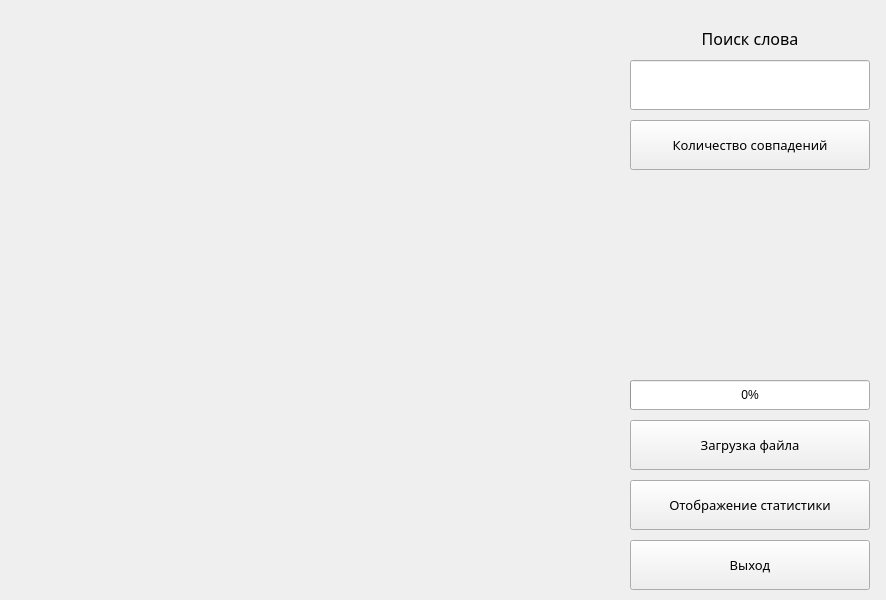
<?xml version="1.0" encoding="UTF-8"?>
<ui version="4.0">
 <class>MainWindow</class>
 <widget class="QMainWindow" name="MainWindow">
  <property name="geometry">
   <rect>
    <x>0</x>
    <y>0</y>
    <width>886</width>
    <height>600</height>
   </rect>
  </property>
  <property name="windowTitle">
   <string>MainWindow</string>
  </property>
  <widget class="QWidget" name="centralwidget">
   <widget class="QLabel" name="labelStatistic">
    <property name="geometry">
     <rect>
      <x>20</x>
      <y>9</y>
      <width>600</width>
      <height>570</height>
     </rect>
    </property>
    <property name="text">
     <string/>
    </property>
   </widget>
   <widget class="QPushButton" name="loadFileButton">
    <property name="geometry">
     <rect>
      <x>630</x>
      <y>420</y>
      <width>240</width>
      <height>50</height>
     </rect>
    </property>
    <property name="font">
     <font>
      <family>Microsoft YaHei</family>
      <pointsize>10</pointsize>
     </font>
    </property>
    <property name="text">
     <string>Загрузка файла</string>
    </property>
   </widget>
   <widget class="QPushButton" name="showStatisticButton">
    <property name="geometry">
     <rect>
      <x>630</x>
      <y>480</y>
      <width>240</width>
      <height>50</height>
     </rect>
    </property>
    <property name="font">
     <font>
      <family>Microsoft YaHei</family>
      <pointsize>10</pointsize>
     </font>
    </property>
    <property name="text">
     <string>Отображение статистики</string>
    </property>
   </widget>
   <widget class="QPushButton" name="ExitButton">
    <property name="geometry">
     <rect>
      <x>630</x>
      <y>540</y>
      <width>240</width>
      <height>50</height>
     </rect>
    </property>
    <property name="font">
     <font>
      <family>Microsoft YaHei</family>
      <pointsize>10</pointsize>
     </font>
    </property>
    <property name="text">
     <string>Выход</string>
    </property>
   </widget>
   <widget class="QLineEdit" name="lineEdit">
    <property name="geometry">
     <rect>
      <x>630</x>
      <y>60</y>
      <width>240</width>
      <height>50</height>
     </rect>
    </property>
    <property name="font">
     <font>
      <family>Microsoft YaHei</family>
      <pointsize>12</pointsize>
     </font>
    </property>
   </widget>
   <widget class="QProgressBar" name="progressBar">
    <property name="geometry">
     <rect>
      <x>630</x>
      <y>380</y>
      <width>240</width>
      <height>30</height>
     </rect>
    </property>
    <property name="maximum">
     <number>100</number>
    </property>
    <property name="value">
     <number>0</number>
    </property>
    <property name="alignment">
     <set>Qt::AlignCenter</set>
    </property>
   </widget>
   <widget class="QLabel" name="label">
    <property name="geometry">
     <rect>
      <x>630</x>
      <y>20</y>
      <width>240</width>
      <height>30</height>
     </rect>
    </property>
    <property name="font">
     <font>
      <family>Microsoft YaHei</family>
      <pointsize>12</pointsize>
     </font>
    </property>
    <property name="layoutDirection">
     <enum>Qt::LeftToRight</enum>
    </property>
    <property name="text">
     <string>Поиск слова</string>
    </property>
    <property name="alignment">
     <set>Qt::AlignBottom|Qt::AlignHCenter</set>
    </property>
   </widget>
   <widget class="QPushButton" name="showStatisticButton_2">
    <property name="geometry">
     <rect>
      <x>630</x>
      <y>120</y>
      <width>240</width>
      <height>50</height>
     </rect>
    </property>
    <property name="font">
     <font>
      <family>Microsoft YaHei</family>
      <pointsize>10</pointsize>
     </font>
    </property>
    <property name="text">
     <string>Количество совпадений</string>
    </property>
   </widget>
  </widget>
 </widget>
 <resources/>
 <connections/>
</ui>
